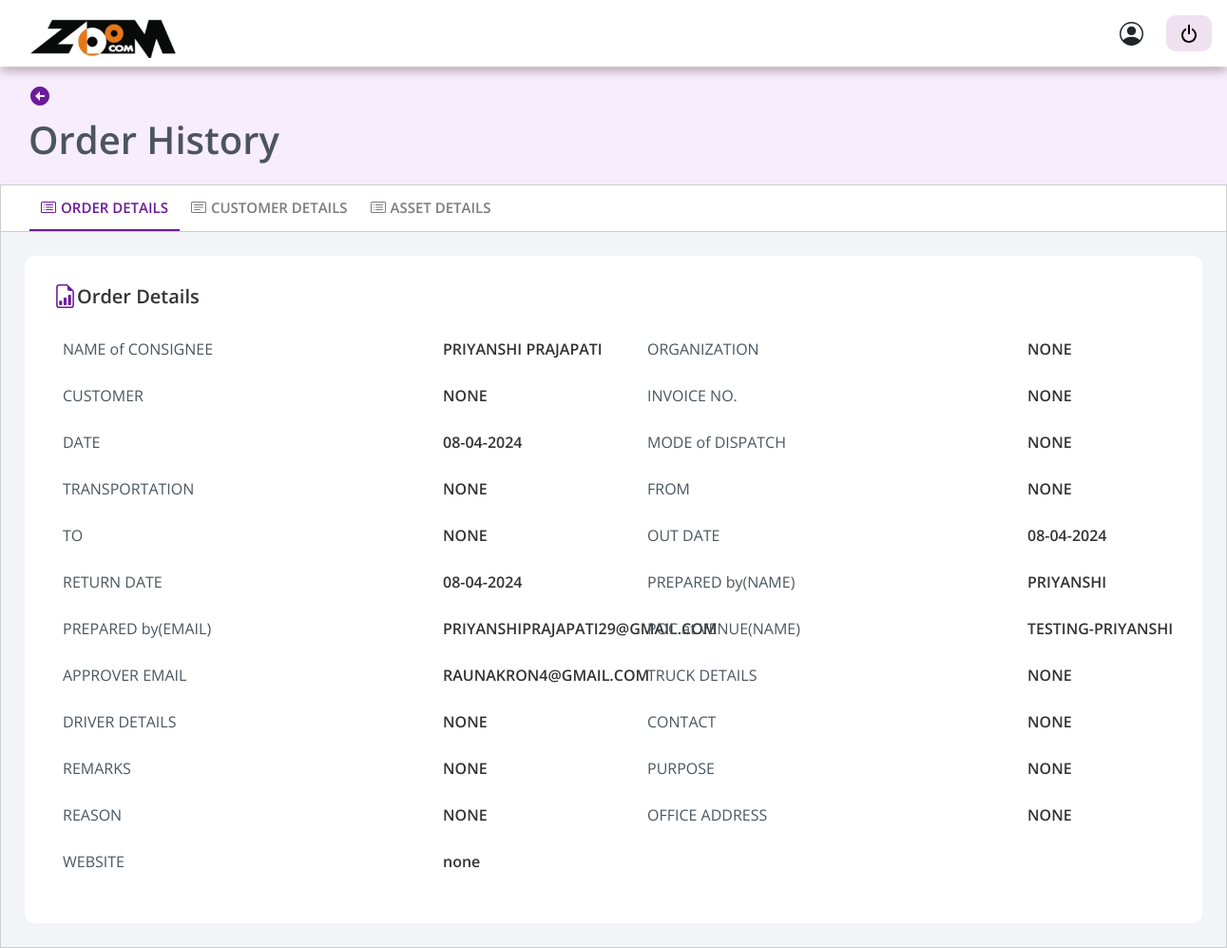
Page /asset_management/go-to-orders-history-details/6/ on the committed database.
### orders/models.py (models this page shows)
class OrderDetail(models.Model):
    from requirements.models import RequirementCust
    class OrderStatus(models.IntegerChoices):
            BOOKED = 1,
            APPROVED = 2,
            CANCELLED = 3,
            DISPATCHED = 4,
    assets = models.ManyToManyField(AssetMaster, related_name='order_details', blank=True)
    customer_id = models.ForeignKey(CustomerDetail, on_delete=models.SET_NULL, null=True)
    req_id = models.ForeignKey(RequirementCust, on_delete=models.SET_NULL, null=True)
    price = models.CharField(null=True, blank=True, max_length=50)
    order_status = models.IntegerField(choices=OrderStatus.choices, default=OrderStatus.BOOKED)
    organization = models.CharField(max_length=100, blank=True, null=True)
    remarks = models.CharField(max_length=100, null=True, blank=True)
    customer = models.CharField(max_length=100, null=True, blank=True)
    deployment_date = models.DateField(null=True, blank=True)
    return_date = models.DateField(null=True, blank=True)
    name_of_consignee = models.CharField(max_length=100, blank=True, null=True)
    invoice_number = models.CharField(max_length=100, blank=True, null=True)
    mode_of_dispatch = models.CharField(max_length=100, blank=True, null=True)
    transportation = models.CharField(max_length=100, blank=True, null=True)
    order_to = models.CharField(max_length=100, blank=True, null=True)
    order_from = models.CharField(max_length=100, blank=True, null=True)
    out_date_and_time = models.DateField(null=True, blank=True)
    prepared_by_name = models.CharField(max_length=100, blank=True, null=True)
    prepared_by_email = models.CharField(max_length=100, blank=True, null=True)
    poc_at_venue_name = models.CharField(max_length=100, blank=True, null=True)
    approver_email = models.CharField(max_length=100, blank=True, null=True)
    truck_details = models.CharField(max_length=100, blank=True, null=True)
    contact_details = models.CharField(max_length=100, blank=True, null=True)
    driver_details = models.CharField(max_length=100, blank=True, null=True)
    purpose = models.CharField(max_length=100, blank=True, null=True)
    reason = models.CharField(max_length=100, blank=True, null=True)
    office_address = models.CharField(max_length=100, blank=True, null=True)
    website = models.CharField(max_length=100, blank=True, null=True)
    challan_number = models.CharField(max_length=100, blank=True, null=True)
    maker_email = models.CharField(max_length=100, blank=True, null=True)
    checker_email = models.CharField(max_length=100, blank=True, null=True)
    approve_order = models.BooleanField(default=False)
    order_dispatch = models.BooleanField(default=False)

### orders/views.py (the view)
# urls.py: path('go-to-orders-history-details/<int:id>/', order_history_details, name='order_history_details'),
def order_history_details(request, id):
    ctx={}
    order_history_obj = OrderHistory.objects.filter(id=id).first()
    order_history_obj_ctx = OrderHistory.objects.filter(id=id)
    order_id = order_history_obj.order_id
    order_assets = model_to_dict(order_id)
    all_asset_of_order = order_assets.get('assets')
    ctx['all_asset_of_order'] = all_asset_of_order
    ctx['order_history_obj_ctx'] = order_history_obj_ctx
    ctx['order_id'] = order_id
    return render(request, 'orders_history.html',ctx)

### orders/templates/orders_history.html (shortened to what this page needs)
{% load static%}
{% include 'base_dashboard.html' %}
{% block content %}
<link rel="stylesheet" href="https://cdnjs.cloudflare.com/ajax/libs/dropzone/5.9.2/min/dropzone.min.css">
<link rel="stylesheet" href="https://cdnjs.cloudflare.com/ajax/libs/font-awesome/5.15.3/css/all.min.css">
<section class="assetdetail">
    <button onclick="goToConfirmOrdersList()" style="border: none; margin-bottom: 10px; background-color: transparent;"><svg xmlns="http://www.w3.org/2000/svg" width="24" height="24" viewBox="0 0 24 24" style="fill: #6A1B9A;transform: msFilter"><path d="M12 2C6.486 2 2 6.486 2 12s4.486 10 10 10 10-4.486 10-10S17.514 2 12 2zm5 11h-5v4l-5-5 5-5v4h5v2z"></path></svg></button>
    <div class="assetheaderbuttones">
        <h1>Order History</h1>
    </div>
</section>
 <div class="navbar-navi tab">
    <button class="tablinks active" onclick="openCity(event, 'London')">Order Details</button>
    <button class="tablinks" onclick="openCity(event, 'Paris')">Customer Details</button>
    <button class="tablinks" onclick="openCity(event, 'Tokyo')">Asset Details</button>
  </div>
  <div id="London" class="tabcontent active">
    <section  class="assetdetail-detail " >
        <div class="assetdetail-containing">
            <div class="assetdetail-contain mt-0">
                <h1>Order Details
                </h1>
                <div class="detialasset mt-4">
                    <div class="detialasset-name">
                        <p>Name <span>of</span> consignee</p>
                        <div class="bndname">
                            <span class="bdnme">{{order_id.name_of_consignee}}</span>
                        </div>
                    </div>
                    <div class="detialasset-name">
                        <p>Organization</p>
                        <div class="bndname">
                            <span class="bdnme">{{order_id.organization}}</span>
                        </div>
                    </div>
                    <div class="detialasset-name">
                        <p>customer</p>
                        <div class="bndname">
                            <span class="bdnme">{{order_id.customer}}</span>
                        </div>
                    </div>
                    <div class="detialasset-name">
                        <p>Invoice No. </p>
                        <div class="bndname">
                            {{order_id.invoice_number}}
                        </div>
                    </div>
                    <div class="detialasset-name">
                        <p>Date </p>
                        <div class="bndname">
                           {{order_id.out_date_and_time|date:'d-m-Y'}}
                        </div>
                    </div>
                    <div class="detialasset-name">
                        <p>Mode <span>of</span> Dispatch</p>
                        <div class="bndname">{{order_id.mode_of_dispatch}}</div>
                    </div>
                    <div class="detialasset-name">
                        <p>Transportation</p>
                        <div class="bndname">{{order_id.transportation}}</div>
                    </div>
                    <div class="detialasset-name">
                        <p>from</p>
                        <div class="bndname">{{order_id.order_from}}</div>
                    </div>
                    <div class="detialasset-name">
                        <p>to</p>
                        <div class="bndname">{{order_id.order_to}}</div>
                    </div>
                    <div class="detialasset-name">
                        <p>Out Date</p>
                        <div class="bndname">{{order_id.out_date_and_time|date:'d-m-Y'}}</div>
                    </div>
                    <div class="detialasset-name">
                        <p>Return Date</p>
                        <div class="bndname">{{order_id.return_date|date:'d-m-Y'}}</div>
                    </div>
                    <div class="detialasset-name">
                        <p>Prepared <span>by</span>(Name)</p>
                        <div class="bndname">{{order_id.prepared_by_name}}</div>
                    </div>
                    <div class="detialasset-name">
                        <p>Prepared <span>by</span>(Email) </p>
                        <div class="bndname">{{order_id.prepared_by_email}}</div>
                    </div>
                    <div class="detialasset-name">
                        <p>POC <span>AT</span> Venue(Name)</p>
                        <div class="bndname">{{order_id.poc_at_venue_name}}</div>
                    </div>
                    <div class="detialasset-name">
                        <p>APPROVER EMAIL</p>
                        <div class="bndname">{{order_id.approver_email}}</div>
                    </div>
                    <div class="detialasset-name">
                        <p>Truck Details</p>
                        <div class="bndname">{{order_id.truck_details}}</div>
                    </div>
                    <div class="detialasset-name">
                        <p>Driver Details</p>
                        <div class="bndname">{{order_id.driver_details}}</div>
                    </div>
                    <div class="detialasset-name">
                        <p>Contact </p>
                        <div class="bndname">{{order_id.contact_details}}</div>
                    </div>
                    <div class="detialasset-name">
                        <p>Remarks</p>
                        <div class="bndname">{{order_id.remarks}}</div>
                    </div>
                    <div class="detialasset-name">
                        <p>Purpose
                            </p>
                        <div class="bndname">{{order_id.purpose}}</div>
                    </div>
                    <div class="detialasset-name">
                        <p>Reason </p>
                        <div class="bndname">{{order_id.reason}}</div>
                    </div>
                    <div class="detialasset-name">
                        <p>Office Address</p>
                        <div class="bndname">{{order_id.office_address}}</div>
                    </div>
                    <div class="detialasset-name">
                        <p>Website</p>
                        <div class="bndname"><span>{{order_id.website}}</span></div>
                    </div>
                </div>
            </div>
        </div>
    </section>
    </div>
{% endblock content %}

### static/dashboard/style.css (style rules this page uses)
* { margin: 0; padding: 0; box-sizing: border-box; font-family: 'Open Sans', sans-serif; text-decoration: none; list-style: none; }
body { font-family: 'Open Sans', sans-serif; margin: 0; padding: 0; }
section.assetdetail { margin-top: 72px; background: #F7EDFD; padding: 15px 30px; }
section.assetdetail .assetheaderbuttones { display: flex; justify-content: space-between; align-items: center; }
.assetheaderbuttones h1 { color: #4C555D; font-weight: 600; }
.assetdetail-detail .assetdetail-contain h1 { font-size: 20px; font-weight: 600; color: #333; display: flex; align-items: center; }
section.assetdetail-detail { background: #F2F4F7; padding: 25px; }
.detialasset-name { display: flex; width: 600px; justify-content: space-between; }
.detialasset { display: grid; grid-template-columns: auto auto; gap: 15px; padding: 10px; }
.assetdetail-detail .assetdetail-containing { width: 100%; margin: 0 auto; padding: 30px; background: #fff; border-radius: 10px; }
.assetdetail-containing .assetdetail-contain { margin-top: 50px; }
.detialasset-name p { font-style: normal; font-weight: normal !important; line-height: 18px; font-family: Open Sans; color: #4C555D !important; text-transform: uppercase; }
.detialasset-name span { text-transform: lowercase; }
span.bdnme { text-transform: uppercase; }
.detialasset-name .bndname { font-size: 1rem !important; color: #333 !important; font-style: normal; font-weight: 600 !important; line-height: 18px; font-family: Open Sans; width: 200px; text-transform: uppercase; }
.active { color: #6A1B9A; border-bottom: 3px solid #6A1B9A; }

### asset_master/templates/base_dashboard.html (style rules this page uses)
body { font-family: 'Open Sans', sans-serif; margin: 0; padding: 0; }

### orders/templates/orders_history.html (style rules this page uses)
.tab { overflow: hidden; border: 1px solid #ccc; padding: 0 30px; }
.tab button { background-color: inherit; float: left; border: none; outline: none; cursor: pointer; padding: 14px 16px; transition: 0.3s; font-size: 17px; }
.tab button.active { border-bottom:2px solid #6A1B9A; color: #6A1B9A; }
.tabcontent { display: none; border: 1px solid #ccc; border-top: none; }
#London { display: block; }
button.tablinks { float: left; padding: 12px; color: #7C7C7C; text-decoration: none; font-size: 15px; font-weight: 600; text-transform: uppercase; display: flex; align-items: center; }
button.tablinks svg { margin-right: 5px; }

### rows in the picture
OrderDetail: name_of_consignee "PRIYANSHI PRAJAPATI", organization "NONE", customer "NONE", invoice_number "NONE", out_date_and_time "08-04-2024", mode_of_dispatch "NONE", transportation "NONE", order_from "NONE", order_to "NONE", return_date "08-04-2024", prepared_by_name "PRIYANSHI", prepared_by_email "PRIYANSHIPRAJAPATI29@GMAIL.COM", poc_at_venue_name "TESTING-PRIYANSHI", approver_email "RAUNAKRON4@GMAIL.COM", truck_details "NONE", driver_details "NONE", contact_details "NONE", remarks "NONE", purpose "NONE", reason "NONE", office_address "NONE", website "none"
